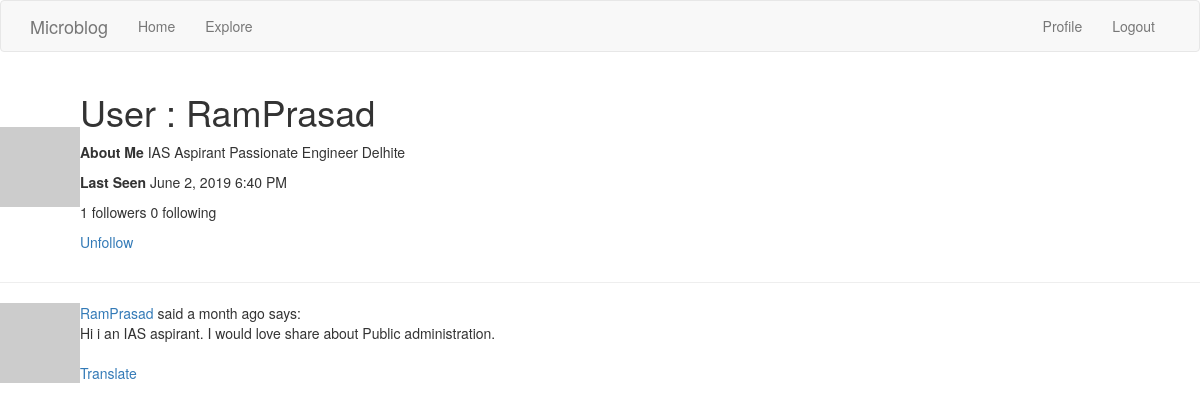
Screenshot of /user/RamPrasad (signed in) with the database file from the repository.
### app/models.py (models this page shows, shortened)
class User(UserMixin, db.Model):
	id = db.Column(db.Integer, primary_key=True)
	username = db.Column(db.String(64), index=True, unique=True)
	email = db.Column(db.String(120), index=True, unique=True)
	password_hash = db.Column(db.String(128))
	posts = db.relationship('Posts', backref='author', lazy='dynamic')
	about_me = db.Column(db.String(140))
	last_seen = db.Column(db.DateTime, default=datetime.utcnow)
	followed = db.relationship(
		'User', secondary=followers,
		primaryjoin=(followers.c.follower_id == id),
		secondaryjoin=(followers.c.followed_id == id),
		backref=db.backref('followers', lazy='dynamic'), lazy='dynamic')
	def avatar(self, size):
		digest = md5(self.email.lower().encode('utf-8')).hexdigest()
		return 'https://www.gravatar.com/avatar/{}?d=identicon&s={}'.format(
			digest, size)
	def is_following(self, user):
		return self.followed.filter(
			followers.c.followed_id == user.id).count() > 0

class Posts(db.Model):
	id = db.Column(db.Integer,primary_key = True)
	body = db.Column(db.String(140))
	language = db.Column(db.String(6))
	timestamp  = db.Column(db.DateTime,index = True,default = datetime.utcnow)
	user_id = db.Column(db.Integer,db.ForeignKey('user.id'))

### app/main/routes.py (the view)
@bp.route('/user/<username>')
@login_required
def user(username):#10
	user = User.query.filter_by(username =username).first_or_404()
	page = request.args.get('page',1,type = int)
	posts = user.posts.order_by(Posts.timestamp.desc()).paginate(
		page,current_app.config['POSTS_PER_PAGE'],False)
	next_url = url_for('main.user',username = user.username,page = posts.next_num) if posts.has_next else None
	prev_url = url_for('main.user',username = user.username,page = posts.prev_num) if posts.has_prev else None
	return render_template('user.html',user=user,
		posts=posts.items,next_url = next_url,prev_url= prev_url)

### app/models.py (called while the page is built)
@login.user_loader
def load_user(id):
	return User.query.get(int(id))

### app/templates/user.html (shortened to what this page needs)
{% extends "base.html" %}
{% block content %}
	<table>
		<tr valgin="top">
			<td><img src="{{ user.avatar(128) }}"></td>
			<td>
				<h1>User : {{user.username}} </h1>
				{% if user.about_me %}<p><b>About Me</b>  {{user.about_me}}</p>{% endif %}
				{% if user.last_seen %}<p><b>Last Seen</b>  {{moment(user.last_seen).format('LLL') }}</p>{% endif %}
				<p>{{ user.followers.count() }} followers {{ user.followed.count() }} following </p>
				{% if user == current_user %}
				<p><a href="{{ url_for('main.edit_profile') }}">Edit Profile</a></p>
				{% elif not current_user.is_following(user) %}
				<p><a href="{{url_for('main.follow',username = user.username) }}">Follow</a></p>
				{% else %}
				<p><a href="{{url_for('main.unfollow',username = user.username) }}">Unfollow</a></p>
				{% endif %}
			</td>
		</tr>
	</table>
	<hr>
	{% for post in posts %}
		{% include "_post.html" %}
	{% endfor %}
{% endblock %}

### app/templates/base.html (shortened to what this page needs)
{% extends 'bootstrap/base.html' %}
{% block navbar %}
    <nav class="navbar navbar-default">
        <div class="container">
            <div class="navbar-header">
                <a class="navbar-brand" href="{{ url_for('main.index') }}">Microblog</a>
            </div>
            <div class="collapse navbar-collapse" id="bs-example-navbar-collapse-1">
                <ul class="nav navbar-nav">
                    <li><a href="{{ url_for('main.index') }}">Home</a></li>
                    <li><a href="{{ url_for('main.explore') }}">Explore</a></li>
                </ul>
                <ul class="nav navbar-nav navbar-right">
                    {% if current_user.is_anonymous %}
                    <li><a href="{{ url_for('auth.login') }}">Login</a></li>
                    {% else %}
                    <li><a href="{{ url_for('main.user', username=current_user.username) }}">Profile</a></li>
                    <li><a href="{{ url_for('auth.logout') }}">Logout</a></li>
                    {% endif %}
                </ul>
            </div>
        </div>
    </nav>
{% endblock %}

### app/templates/_post.html
<table>
	<tr valgin="top">
		<td><img src="{{ post.author.avatar(36) }}"></td>
		<td>
			<a href="{{ url_for('main.user',username = post.author.username) }}">{{ post.author.username }}</a>
			said {{ moment(post.timestamp).fromNow() }}
			says:<br>
			<span id="post{{post.id}}">{{ post.body }}</span>
			{% if post.language and post.language != g.locale %}
			<br><br>
			<span id="translation{{post.id}}">
			<a href="javascript:translate(
			'#post{{post.id}}',
			'#translation{{post.id}}',
			'{{post.language}}',
			' {{g.locale }}')">Translate</a>
			{% endif %}
			</span>
		</td>
	</tr>
</table>

### rows the page displays
User: username "RamPrasad", about_me "IAS Aspirant Passionate Engineer Delhite", last_seen "June 2, 2019 6:40 PM"
Posts: author.username "RamPrasad", timestamp "a month ago", body "Hi i an IAS aspirant. I would love share about Public administration."

### other values shown
{{ user.followers.count() }} "1"
{{ user.followed.count() }} "0"
